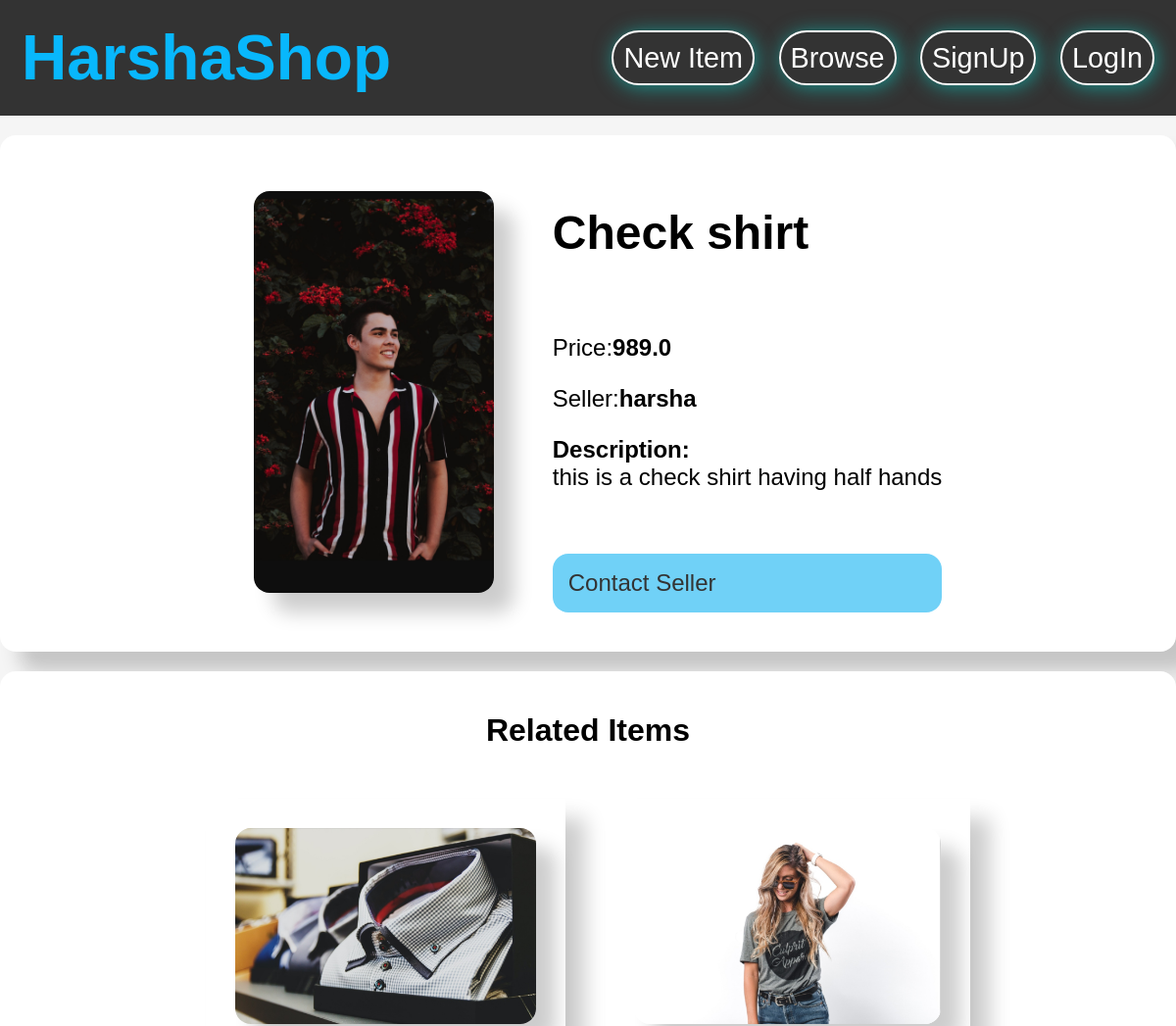
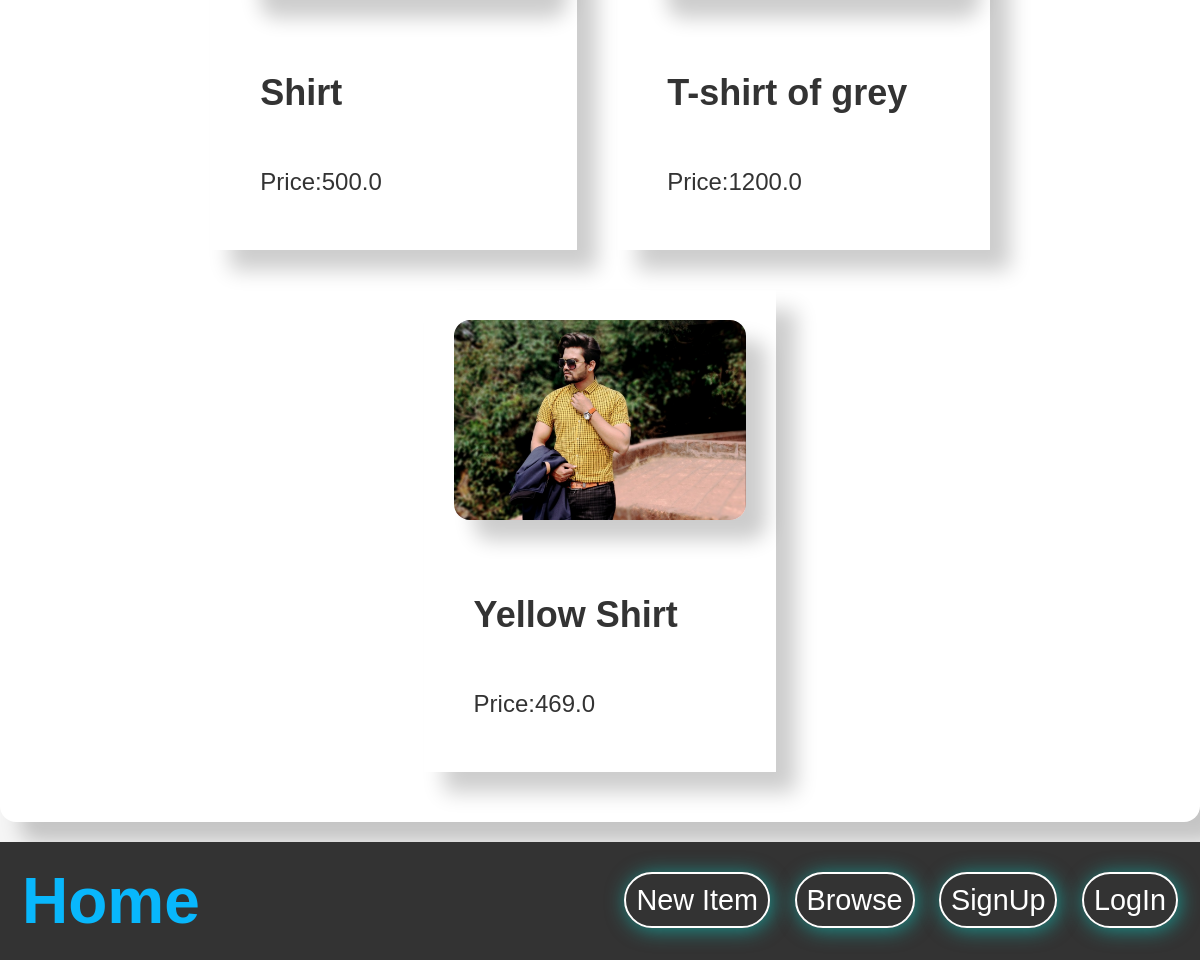
Page /items/4/ on the committed database (2 pictures, top to bottom).
### item/models.py (models this page shows, shortened)
class Item(models.Model):
    category = models.ForeignKey(Category,related_name='items',on_delete=models.CASCADE)
    name = models.CharField(max_length=300)
    description = models.TextField(blank=True,null=True)
    price = models.FloatField()
    image = models.ImageField(upload_to="item_images",blank=True,null=True)
    created_at = models.DateTimeField(auto_now_add=True)
    created_by = models.ForeignKey(User,related_name='items',on_delete=models.CASCADE)
    is_sold = models.BooleanField(default=False)
    class Meta:
        ordering = ('name',)

### item/views.py (the view)
# urls.py: path('<int:pk>/',views.detail,name="detail"),
def detail(request,pk):
    item = get_object_or_404(Item,pk=pk)
    related_items = Item.objects.filter(category=item.category,is_sold=False).exclude(pk=pk)[0:3]
    return render(request,'item/detail.html',{
        'item':item,
        'related_items':related_items
    })

### item/templates/item/detail.html (shortened to what this page needs)
{% extends 'core/base.html' %}
{% block content %}
<!DOCTYPE html>
<html lang="en">
<head>
</head>
<body>
<div class="container">
    <div class="">
        <img src="{{item.image.url}}" class="">
    </div>
    <div class="description">
        <h1 class=""><b>{{item.name}}</b></h1>
        <div class="p">
            <p class="">
                Price:<Strong>{{item.price}}</Strong>
            </p>
            <p class="">
                Seller:<Strong>{{item.created_by}}</Strong>
            </p>
            {% if item.description %}
            <p >
                <strong class="">Description:</strong><br>
                {{item.description}}
            </p>
        </div>
        {% endif %}
        {% if request.user == item.created_by %}
        <div>
        <div class="desc">
            <p>This is your Item!</p>
            <a href="{% url 'item:edit' item.id %}" class="a">Edit</a>
            <a href="{% url 'item:delete' item.id %}" class="a-red">Delete</a>
        </div>
        {% else %}
            <a href="{% url 'conversation:new' item.id %}" class="a" >Contact Seller</a>
        {% endif %}
        </div>
        </div>
</div>
<div id="container">
    <h1 class="name" align="center" >Related Items</h1>
    <div class="related_items">
        {% for item in related_items %}
        <div class="items">
            <a href="{% url 'item:detail' item.id %}">
                <div>
                    <img src="{{ item.image.url }}" class="img">
                </div>
                <div class="description">
                    <h2 class="">{{ item.name }}</h2>
                    <p class="">Price:{{item.price}}</p>
                </div>
            </a>
        </div>
        {% endfor %}
    </div>
</div>
</body>
</html>
{% endblock %}

### storeapp/templates/core/base.html (style rules this page uses)
body { font-family: Verdana, Geneva, Tahoma, sans-serif; padding: 0px; margin: 0px; }
body a { text-decoration: none; }
body a { color: #333; }

### item/templates/item/detail.html (style rules this page uses)
body { font-family: Verdana, Geneva, Tahoma, sans-serif; padding: 0; margin: 0; background-color: #f5f5f5; }
.container { background-color: #fff; display: flex; justify-content: center; align-items: center; padding: 20px; margin: 20px auto; max-width: 1400px; border-radius: 1rem; box-shadow: 20px 20px 20px rgba(1,1,1,0.2); }
#container { background-color: #fff; padding: 20px; margin: 20px auto; max-width: 1400px; border-radius: 1rem; box-shadow: 20px 20px 20px rgba(1,1,1,0.2); }
.container img { height: 410px; margin: 20px; box-shadow: 20px 20px 20px rgba(1,1,1,0.2); }
#container img { height: 410px; margin: 20px; box-shadow: 20px 20px 20px rgba(1,1,1,0.2); }
#container .img { height: 200px; margin: 20px; box-shadow: 20px 20px 20px rgba(1,1,1,0.2); }
.description { margin: 20px 0px 20px 40px; font-size: x-large; display: flex; flex-direction: column; flex-wrap: wrap; }
.description .p { margin-top: 20px; margin-bottom: 20px; }
.description .a { background-color: rgb(112, 209, 247); border-radius: 1rem; padding: 1rem; margin-top: 20px; }
.related_items { display: flex; flex-direction: row; justify-content: center; align-items: center; flex-wrap: wrap; padding: 10px; }
img { border-radius: 1rem; }
.items { display: flex; flex-direction: row; justify-content: center; align-items: center; flex-wrap: wrap; padding: 10px; box-shadow: 20px 20px 20px rgba(1,1,1,0.2); margin: 20px; }
.name { font-size: 2rem; font-weight: bolder; }

### rows in the picture
Item: image (picture), name "Check shirt", price "989.0", created_by "harsha", description "this is a check shirt having half hands"
Item: image (picture), name "Shirt", price "500.0"
Item: image (picture), name "T-shirt of grey", price "1200.0"
Item: image (picture), name "Yellow Shirt", price "469.0"
